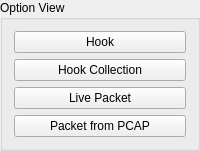
     <widget class="QGroupBox" name="OptionView">
      <property name="palette">
       <palette>
        <active>
         <colorrole role="Base">
          <brush brushstyle="SolidPattern">
           <color alpha="255">
            <red>218</red>
            <green>218</green>
            <blue>218</blue>
           </color>
          </brush>
         </colorrole>
        </active>
        <inactive>
         <colorrole role="Base">
          <brush brushstyle="SolidPattern">
           <color alpha="255">
            <red>218</red>
            <green>218</green>
            <blue>218</blue>
           </color>
          </brush>
         </colorrole>
        </inactive>
        <disabled>
         <colorrole role="Base">
          <brush brushstyle="SolidPattern">
           <color alpha="255">
            <red>240</red>
            <green>240</green>
            <blue>240</blue>
           </color>
          </brush>
         </colorrole>
        </disabled>
       </palette>
      </property>
      <property name="autoFillBackground">
       <bool>false</bool>
      </property>
      <property name="title">
       <string>Option View</string>
      </property>
      <property name="flat">
       <bool>false</bool>
      </property>
      <property name="checkable">
       <bool>false</bool>
      </property>
      <layout class="QGridLayout" name="gridLayout_2">
       <item row="1" column="0">
        <widget class="QPushButton" name="HookCollectionButton">
         <property name="text">
          <string>Hook Collection</string>
         </property>
        </widget>
       </item>
       <item row="2" column="0">
        <widget class="QPushButton" name="LivePacketButton">
         <property name="text">
          <string>Live Packet</string>
         </property>
        </widget>
       </item>
       <item row="3" column="0">
        <widget class="QPushButton" name="PCAPPacketButton">
         <property name="text">
          <string>Packet from PCAP</string>
         </property>
        </widget>
       </item>
       <item row="0" column="0">
        <widget class="QPushButton" name="HookButton">
         <property name="enabled">
          <bool>true</bool>
         </property>
         <property name="text">
          <string>Hook</string>
         </property>
         <property name="checkable">
          <bool>false</bool>
         </property>
        </widget>
       </item>
      </layout>
     </widget>
